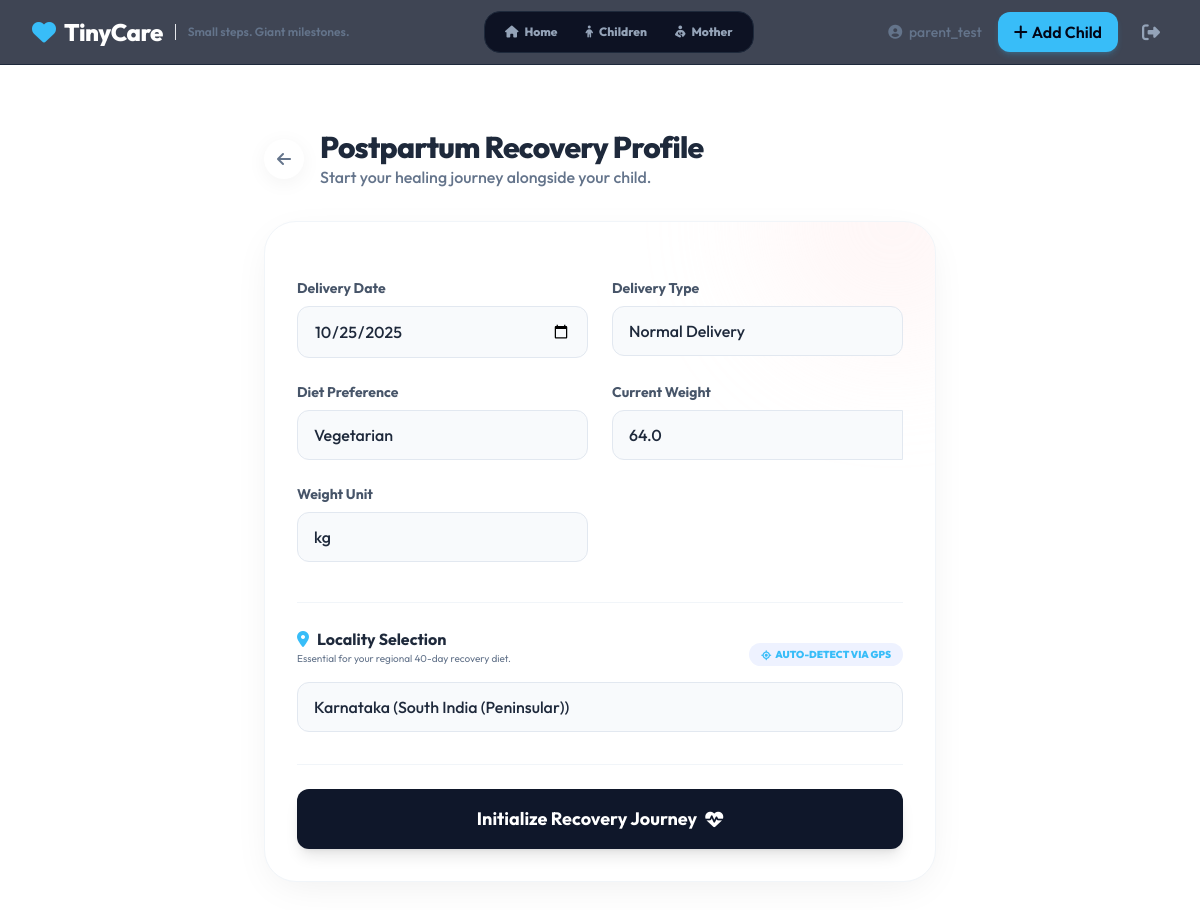
/maternal/profile/ (signed in), run on the app's committed database.
### health/models.py (models this page shows, shortened)
class User(AbstractUser):
    is_parent = models.BooleanField(default=False)
    is_vaccination_admin = models.BooleanField(default=False)
    locality = models.ForeignKey('Locality', on_delete=models.SET_NULL, null=True, blank=True)

class MotherProfile(models.Model):
    DELIVERY_CHOICES = [('normal', 'Normal Delivery'), ('c-section', 'C-Section')]
    DIET_CHOICES = [('veg', 'Vegetarian'), ('non-veg', 'Non-Vegetarian')]
    user = models.OneToOneField(settings.AUTH_USER_MODEL, on_delete=models.CASCADE, related_name='mother_profile')
    delivery_date = models.DateField()
    delivery_type = models.CharField(max_length=20, choices=DELIVERY_CHOICES)
    diet_preference = models.CharField(max_length=20, choices=DIET_CHOICES, default='veg')
    current_weight = models.FloatField(null=True, blank=True, help_text="Stored in KG")
    weight_unit = models.CharField(max_length=5, choices=[('kg', 'kg'), ('g', 'g')], default='kg')
    last_systolic_bp = models.IntegerField(null=True, blank=True)
    last_diastolic_bp = models.IntegerField(null=True, blank=True)
    created_at = models.DateTimeField(auto_now_add=True)
    updated_at = models.DateTimeField(auto_now=True)

class Locality(models.Model):
    REGION_CHOICES = [
        ('NORTH_INDIA', 'North India (Plains/Hills)'),
        ('SOUTH_INDIA', 'South India (Peninsular)'),
        ('WEST_INDIA', 'West India (Arid/Coastal)'),
        ('EAST_INDIA', 'East India (Plains)'),
        ('CENTRAL_INDIA', 'Central India (Plateau)'),
        ('COASTAL', 'Coastal Belt'),
    ]
    name = models.CharField(max_length=100, help_text="Village/Tehsil Name")
    district = models.CharField(max_length=100, blank=True)
    state = models.CharField(max_length=100, blank=True)
    region_tag = models.CharField(max_length=50, choices=REGION_CHOICES, default='NORTH_INDIA')
    latitude = models.FloatField(null=True, blank=True)
    longitude = models.FloatField(null=True, blank=True)
    class Meta:
        verbose_name_plural = "Localities"

### health/views.py (the view)
# urls.py: path('maternal/profile/', views.manage_mother_profile, name='manage_mother_profile'),
@login_required
@user_passes_test(is_parent)
def manage_mother_profile(request):
    mother = getattr(request.user, 'mother_profile', None)
    if request.method == 'POST':
        form = MotherProfileForm(request.POST, instance=mother)
        locality_id = request.POST.get('locality')
        if form.is_valid():
            mother = form.save(commit=False)
            mother.user = request.user
            mother.save()
            if locality_id:
                request.user.locality_id = locality_id
                request.user.save()
            return redirect('parent_dashboard')
    else:
        form = MotherProfileForm(instance=mother)
    from .models import Locality
    localities = Locality.objects.all()
    return render(request, 'health/manage_mother_profile.html', {
        'form': form,
        'localities': localities
    })

### health/forms.py
class MotherProfileForm(forms.ModelForm):
    class Meta:
        model = MotherProfile
        fields = ['delivery_date', 'delivery_type', 'diet_preference', 'current_weight', 'weight_unit']
        widgets = {
            'delivery_date': forms.DateInput(attrs={'type': 'date'}),
        }

### health/views.py (called while the page is built)
def is_parent(user):
    return user.is_authenticated and user.is_parent

### health/templates/health/manage_mother_profile.html (shortened to what this page needs)
{% extends 'health/base.html' %}
{% block content %}
<div class="max-w-2xl mx-auto mt-8">
    <div class="mb-8 flex items-center gap-4">
        <a href="{% url 'parent_dashboard' %}" class="w-10 h-10 bg-white rounded-full flex items-center justify-center text-slate-500 shadow-soft hover:text-primary hover:shadow-md transition-all">
            <i class="fas fa-arrow-left"></i>
        </a>
        <div>
            <h1 class="text-3xl font-extrabold text-slate-800 tracking-tight">Postpartum Recovery Profile</h1>
            <p class="text-slate-500 font-medium">Start your healing journey alongside your child.</p>
        </div>
    </div>
    <div class="bg-white rounded-[2rem] shadow-dribbble border border-slate-100 p-8 relative overflow-hidden">
        <div class="absolute top-0 right-0 w-64 h-64 bg-pastel-red rounded-full opacity-30 blur-3xl -translate-y-1/2 translate-x-1/3 pointer-events-none"></div>
        <form method="post" class="space-y-6 relative z-10">
            <div class="grid grid-cols-1 md:grid-cols-2 gap-6">
                <div>
                    <label class="block text-sm font-bold text-slate-600 mb-2">Delivery Date</label>
                    <input type="date" name="{{ form.delivery_date.name }}" value="{{ form.delivery_date.value|date:'Y-m-d'|default:'' }}" required
                           class="w-full px-4 py-3 bg-slate-50 border border-slate-200 rounded-xl focus:outline-none focus:ring-2 focus:ring-primary/20 focus:border-primary transition-all text-slate-800 font-medium">
                </div>
                <div>
                    <label class="block text-sm font-bold text-slate-600 mb-2">Delivery Type</label>
                    <select name="{{ form.delivery_type.name }}" required
                            class="w-full px-4 py-3 bg-slate-50 border border-slate-200 rounded-xl focus:outline-none focus:ring-2 focus:ring-primary/20 focus:border-primary transition-all text-slate-800 font-medium appearance-none">
                        {% for value, label in form.fields.delivery_type.choices %}
                            <option value="{{ value }}" {% if form.delivery_type.value == value %}selected{% endif %}>{{ label }}</option>
                        {% endfor %}
                    </select>
                </div>
                <div>
                    <label class="block text-sm font-bold text-slate-600 mb-2">Diet Preference</label>
                    <select name="{{ form.diet_preference.name }}" required
                            class="w-full px-4 py-3 bg-slate-50 border border-slate-200 rounded-xl focus:outline-none focus:ring-2 focus:ring-primary/20 focus:border-primary transition-all text-slate-800 font-medium appearance-none">
                        {% for value, label in form.fields.diet_preference.choices %}
                            <option value="{{ value }}" {% if form.diet_preference.value == value %}selected{% endif %}>{{ label }}</option>
                        {% endfor %}
                    </select>
                </div>
                <div>
                    <label class="block text-sm font-bold text-slate-600 mb-2">Current Weight</label>
                    <input type="number" step="0.1" name="{{ form.current_weight.name }}" value="{{ form.current_weight.value|default:'' }}"
                           class="w-full px-4 py-3 bg-slate-50 border border-slate-200 rounded-l-xl focus:outline-none focus:ring-2 focus:ring-primary/20 focus:border-primary transition-all text-slate-800 font-medium"
                           placeholder="0.0">
                </div>
                <div>
                    <label class="block text-sm font-bold text-slate-600 mb-2">Weight Unit</label>
                    <select name="{{ form.weight_unit.name }}"
                            class="w-full px-4 py-3 bg-slate-50 border border-slate-200 rounded-xl focus:outline-none focus:ring-2 focus:ring-primary/20 focus:border-primary transition-all text-slate-800 font-medium appearance-none">
                        {% for value, label in form.fields.weight_unit.choices %}
                            <option value="{{ value }}" {% if form.weight_unit.value == value %}selected{% endif %}>{{ label }}</option>
                        {% endfor %}
                    </select>
                </div>
                <div class="md:col-span-2 mt-4 pt-6 border-t border-slate-100">
                    <div class="flex justify-between items-end mb-4">
                        <div>
                            <h3 class="font-bold text-slate-800 flex items-center gap-2">
                                <i class="fas fa-location-dot text-primary"></i> Locality Selection
                            </h3>
                            <p class="text-[10px] text-slate-500">Essential for your regional 40-day recovery diet.</p>
                        </div>
                        <button type="button" onclick="detectGPSLocation()" id="gps-btn" class="text-[10px] font-black text-primary bg-indigo-50 px-3 py-1 rounded-full uppercase hover:bg-primary hover:text-white transition-all flex items-center gap-1">
                            <i class="fas fa-location-crosshairs"></i> Auto-Detect via GPS
                        </button>
                    </div>
                    <select name="locality" id="id_locality" required
                            class="w-full px-4 py-3 bg-slate-50 border border-slate-200 rounded-xl focus:outline-none focus:ring-2 focus:ring-primary/20 focus:border-primary transition-all text-slate-800 font-medium appearance-none">
                        {% for loc in localities %}
                            <option value="{{ loc.id }}" {% if user.locality_id == loc.id %}selected{% endif %}>{{ loc.name }} ({{ loc.get_region_tag_display }})</option>
                        {% endfor %}
                    </select>
                </div>
            </div>
            <div class="mt-8 pt-6 border-t border-slate-100">
                <button type="submit" class="w-full bg-slate-900 hover:bg-slate-800 text-white font-bold py-4 rounded-xl shadow-lg transition-all transform hover:-translate-y-0.5 text-lg flex justify-center items-center gap-2">
                    Initialize Recovery Journey <i class="fas fa-heart-pulse"></i>
                </button>
            </div>
        </form>
    </div>
</div>
{% endblock %}

### health/templates/health/base.html (shortened to what this page needs)
<!DOCTYPE html>
<html lang="en">
<head>
    <link rel="stylesheet" href="https://cdnjs.cloudflare.com/ajax/libs/font-awesome/6.4.0/css/all.min.css">
    <script src="https://cdn.tailwindcss.com"></script>
    <link rel="stylesheet" href="https://cdn.jsdelivr.net/npm/swiper@10/swiper-bundle.min.css" />
</head>
<body class="text-slate-300 antialiased selection:bg-primary selection:text-white">
    <nav class="sticky top-0 z-50 bg-slate-900/80 backdrop-blur-md border-b border-slate-800">
        <div class="max-w-7xl mx-auto px-4 sm:px-6 lg:px-8">
            <div class="flex justify-between h-16 items-center">
                <div class="flex items-center gap-2">
                    <a href="{% url 'index' %}" class="flex items-center gap-2 text-2xl font-bold text-white hover:text-primary transition-colors">
                        <i class="fas fa-heart text-primary animate-pulse"></i>
                        <span class="font-extrabold tracking-tight">TinyCare</span>
                    </a>
                    <span class="text-xs font-semibold text-slate-500 border-l border-slate-850 pl-3 ml-1 hidden md:inline">Small steps. Giant milestones.</span>
                </div>
                {% if user.is_authenticated and user.is_parent %}
                <div class="hidden md:flex items-center gap-1 bg-slate-950/80 px-2 py-1 rounded-2xl border border-slate-800">
                    <a href="{% url 'parent_dashboard' %}" class="text-xs font-extrabold px-3 py-2 rounded-xl transition-all flex items-center gap-1.5
                        {% if request.resolver_match.url_name == 'parent_dashboard' %}bg-primary text-slate-950 shadow-md shadow-primary/20{% else %}text-slate-400 hover:text-white{% endif %}">
                        <i class="fas fa-house"></i> Home
                    </a>
                    <a href="{% url 'children_dashboard' %}" class="text-xs font-extrabold px-3 py-2 rounded-xl transition-all flex items-center gap-1.5
                        {% if request.resolver_match.url_name == 'children_dashboard' or request.resolver_match.url_name == 'child_detail' %}bg-primary text-slate-950 shadow-md shadow-primary/20{% else %}text-slate-400 hover:text-white{% endif %}">
                        <i class="fas fa-child"></i> Children
                    </a>
                    <a href="{% url 'maternal_dashboard' %}" class="text-xs font-extrabold px-3 py-2 rounded-xl transition-all flex items-center gap-1.5
                        {% if request.resolver_match.url_name == 'maternal_dashboard' %}bg-primary text-slate-950 shadow-md shadow-primary/20{% else %}text-slate-400 hover:text-white{% endif %}">
                        <i class="fas fa-person-breastfeeding"></i> Mother
                    </a>
                </div>
                {% endif %}
                <div class="flex items-center gap-4">
                    {% if user.is_authenticated %}
                        <span class="text-sm font-medium text-slate-500 hidden lg:block">
                            <i class="fas fa-user-circle mr-1"></i> {{ user.username }}
                        </span>
                        {% if user.is_parent %}
                            <div class="flex items-center gap-3">
                                <a href="{% url 'add_child' %}" class="bg-primary hover:bg-sky-400 text-slate-950 px-4 py-2 rounded-xl font-semibold shadow-md shadow-primary/20 transition-all transform hover:-translate-y-0.5 hidden sm:inline-flex items-center">
                                    <i class="fas fa-plus mr-1"></i> Add Child
                                </a>
                            </div>
                        {% endif %}
                        <form action="{% url 'logout' %}" method="post" class="inline">
                            <button type="submit" class="text-slate-400 hover:text-slate-200 p-2 rounded-lg hover:bg-slate-800 transition-colors">
                                <i class="fas fa-sign-out-alt text-lg"></i>
                            </button>
                        </form>
                    {% else %}
                        <a href="{% url 'login' %}" class="bg-primary hover:bg-sky-400 text-slate-950 px-6 py-2 rounded-xl font-bold shadow-md shadow-primary/20 transition-all transform hover:-translate-y-0.5">
                            Sign In
                        </a>
                    {% endif %}
                </div>
            </div>
        </div>
    </nav>
    <main class="max-w-7xl mx-auto px-4 sm:px-6 lg:px-8 py-8">
        {% block content %}{% endblock %}
    </main>
</body>
</html>

### health/templates/health/base.html (style rules this page uses)
body { background-color: theme('colors.background'); }
html { scroll-behavior: smooth; }
.transition-all { transition-duration: 300ms; }

### data on the page
User: username "parent_test", locality "Karnataka (South India (Peninsular))"
MotherProfile: delivery_date "10/25/2025", delivery_type "Normal Delivery", diet_preference "Vegetarian", current_weight "64.0", weight_unit "kg"
